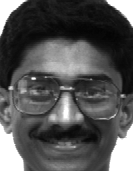
#> input picture training_dataset_cropped2/13_3__cropped.png, 133 x 171 px; its folder holds 4 pictures in this run
$ python faceMatch.py   (Python 2 division)
#> lines starting #> are read from the running program, lines starting #| are printed output that depends on the picture
import face_rec.tools2 as eigenTools
import os
from PIL import Image
from glob import glob
import numpy as np


file_list = glob('./training_dataset_cropped2/*.png')
file_list_test = glob('./fullDataSetB_cropped2/*.png')
# open image
im = Image.open(file_list[0]).convert("L")
#> im is the input picture: PIL image 133x171 L; min 4, max 255, mean 85.1
# get original dimensions
H,W = np.shape(im)
#> H = 171; W = 133
halfW = W/2
#> halfW = 66
otherHalfW = H - halfW
#> otherHalfW = 105
# print 'shape=',(H,W)

im_number = len(file_list)
im_number_test = len(file_list_test)
# fill array with rows as image
# and columns as pixels


arrL = np.zeros([im_number,H*halfW])
arrR = np.zeros([im_number,H*otherHalfW])
idArray = np.zeros([im_number,1])
testArrayL = np.zeros([im_number_test,H*halfW])
#> testArrayL = empty array
testArrayR = np.zeros([im_number_test,H*otherHalfW])
#> testArrayR = empty array
testId = np.zeros([im_number_test,1])


for i in range(len(arrL)):
	filepath,filename = os.path.split(file_list[i])
#> filepath = './training_dataset_cropped2'; filename = '13_3__cropped.png'
	filtername,exts = os.path.splitext(filename)


	im = Image.open(file_list[i]).convert("L")
	imArray = np.asarray(im)
	imArrayLeft = imArray[:,halfW+1:]
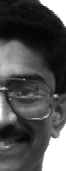
#> imArrayLeft: shape (171, 66); min 4, max 255, mean 79.7
	imArrayRight = imArray[:,:otherHalfW]
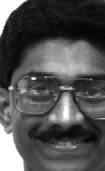
#> imArrayRight: shape (171, 105); min 4, max 255, mean 82.1

	idArray[i] = int(filtername.split('_')[0])

	arrL[i,:] = np.reshape(imArrayLeft,[1,H*halfW])
	arrR[i,:] = np.reshape(imArrayRight,[1,H*otherHalfW])
#> pass 2 of the loop `for i in range(len(arrL)):`:
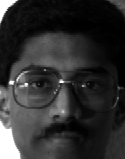
#> input picture training_dataset_cropped2/13_4__cropped.png, 125 x 159 px
#> im is the input picture: PIL image 125x159 L; min 0, max 255, mean 47.9
#> `imArrayLeft = imArray[:,halfW+1:]`:
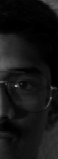
#> imArrayLeft: shape (159, 58); min 0, max 160, mean 20.6
#> `imArrayRight = imArray[:,:otherHalfW]`:
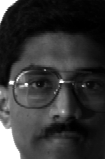
#> imArrayRight: shape (159, 105); min 0, max 255, mean 53.3
#> (the run stopped early here; a loop or call above may not have finished)
